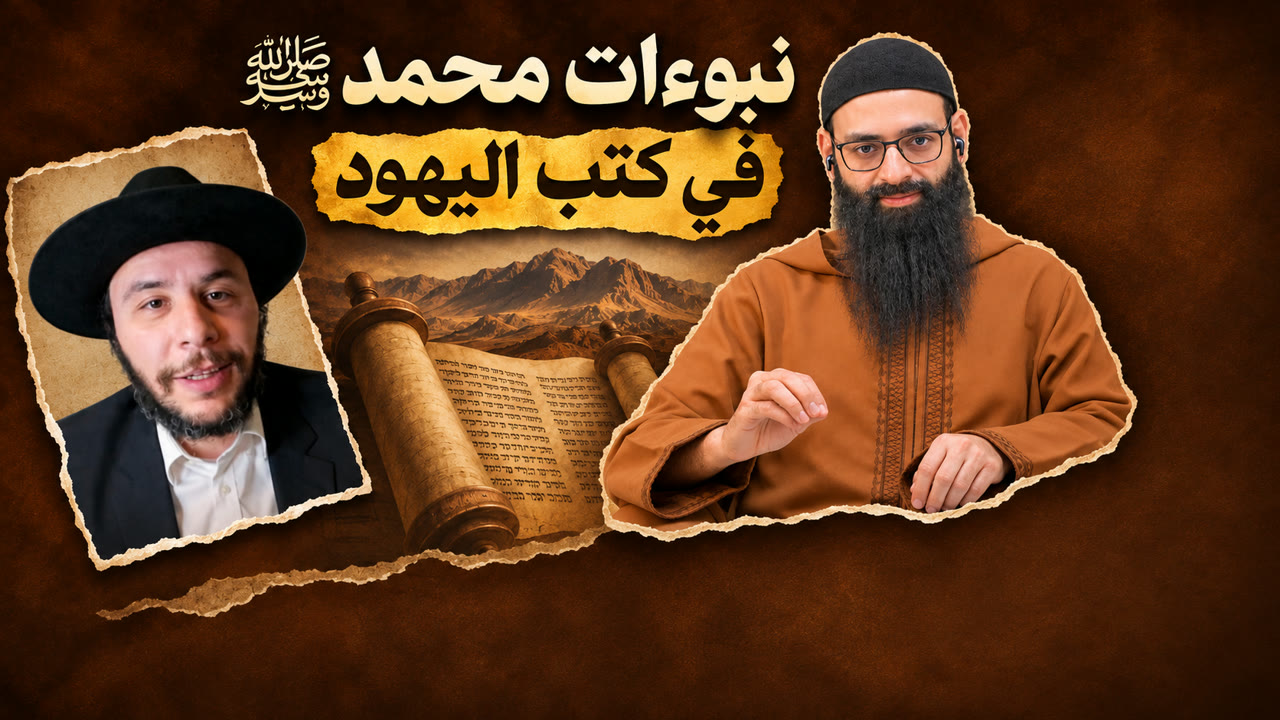
#> input picture data/publish_queue/debate-ep/debate-ep_thumb.jpg, 1280 x 720 px
$ python keyfill.py ../../data/publish_queue/debate-ep/debate-ep_thumb.jpg ../../data/publish_queue/debate-ep/debate-ep_thumb.jpg ../../data/publish_queue/debate-ep/debate-ep_thumb.jpg
#> lines starting #> are read from the running program, lines starting #| are printed output that depends on the picture; after the words box and inside, x2 and y2 are one past the last pixel; in counts of white or black regions, pixels touching at a corner belong together
import sys, cv2, numpy as np
src, out = sys.argv[1], sys.argv[2]
fill_holes = len(sys.argv) > 3 and sys.argv[3] == "fill"
img = cv2.imread(src)
#> img is the input picture: shape (720, 1280, 3); mean B, G, R 29.5, 57.7, 96.2
h, w = img.shape[:2]
#> h = 720; w = 1280
near = (img.min(axis=2) > 236).astype(np.uint8)
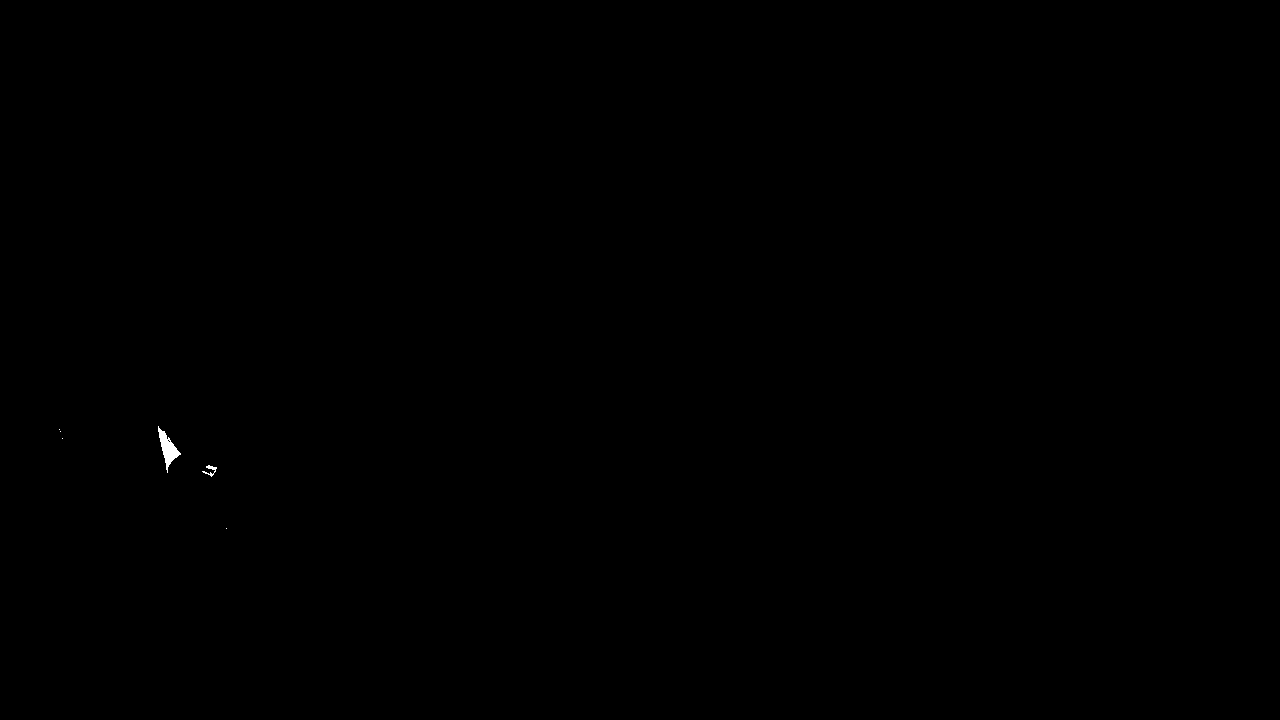
#> near: shape (720, 1280); values 0 (black) and 1 (white), 0.05% white; 6 white regions (4 under 20 px), largest, box (x1, y1, x2, y2) and area: (158, 426, 181, 473) 400, (202, 465, 217, 477) 62
flood = np.zeros((h + 2, w + 2), np.uint8)
for seed in [(0, 0), (w - 1, 0), (0, h - 1), (w - 1, h - 1), (w // 2, 0), (w // 2, h - 1), (0, h // 2), (w - 1, h // 2)]:
    if near[seed[1], seed[0]]:
        cv2.floodFill(near.copy(), flood, seed, 2, flags=4 | (255 << 8))
alpha = np.where(flood[1:-1, 1:-1] > 0, 0, 255).astype(np.uint8)
if fill_holes:
    cnts, _ = cv2.findContours((alpha > 128).astype(np.uint8), cv2.RETR_EXTERNAL, cv2.CHAIN_APPROX_SIMPLE)
    filled = np.zeros_like(alpha)
    for c in cnts:
        if cv2.contourArea(c) > 3000: cv2.drawContours(filled, [c], -1, 255, -1)
    alpha = filled
n, lab, stats, _ = cv2.connectedComponentsWithStats((alpha > 128).astype(np.uint8))
#> lab: shape (720, 1280) int32; every value is 1
#> n = 2; stats = [[-1, 2147483647, 0, 0, 0], [0, 0, 1280, 720, 921600]]
if n > 1:
    big = 1 + int(np.argmax(stats[1:, cv2.CC_STAT_AREA]))
#> big = 1
    alpha = np.where(lab == big, alpha, 0).astype(np.uint8)
#> alpha: shape (720, 1280); every value is 255
alpha = cv2.erode(alpha, np.ones((3, 3), np.uint8), iterations=1)
alpha = cv2.GaussianBlur(alpha, (0, 0), 1.0)
rgba = np.dstack([img, alpha])
ys, xs = np.where(alpha > 10)
cv2.imwrite(out, rgba[ys.min():ys.max() + 1, xs.min():xs.max() + 1])
print(out)
